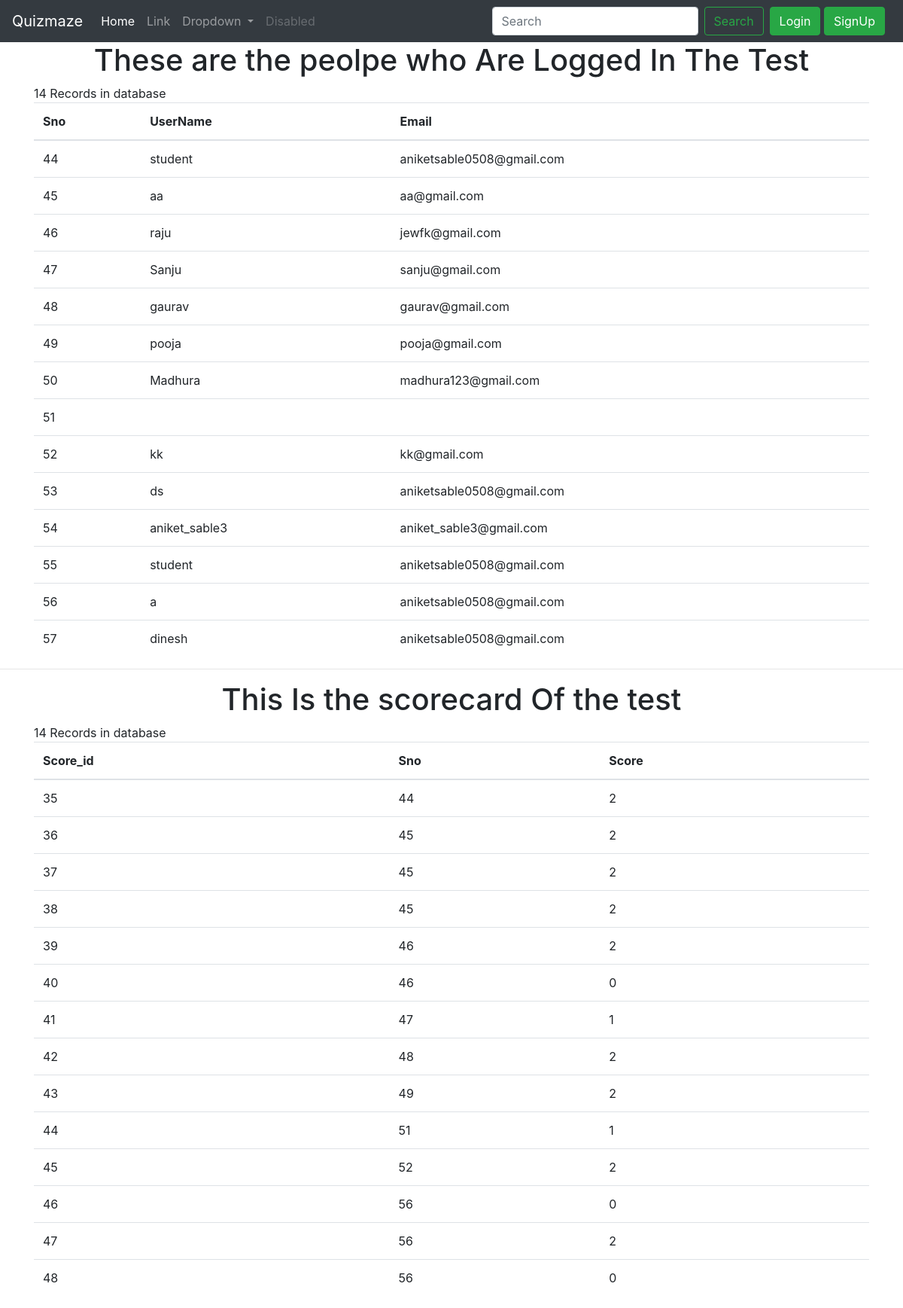
Page /output.php on the committed database.
### tables this page shows
CREATE TABLE `quizmaze` (
  `sno` int(11) NOT NULL,
  `username` varchar(191) NOT NULL,
  `email` varchar(191) NOT NULL,
  `password` varchar(100) NOT NULL
);

CREATE TABLE `quiz_scores` (
  `score_id` int(11) NOT NULL,
  `sno` int(11) DEFAULT NULL,
  `score` int(11) NOT NULL
);

### output.php (the view, shortened to what this page needs)
<!doctype html>
<html lang="en">
<head>
    <link rel="stylesheet" href="https://cdn.jsdelivr.net/npm/bootstrap@4.0.0/dist/css/bootstrap.min.css"
>
</head>
<body>
<nav class="navbar navbar-expand-lg navbar-dark bg-dark">
<a class="navbar-brand" href="index.php">Quizmaze</a>
<div class="collapse navbar-collapse" id="navbarSupportedContent">
    <ul class="navbar-nav mr-auto">
        <li class="nav-item active">
            <a class="nav-link" href="#">Home <span class="sr-only">(current)</span></a>
        </li>
        <li class="nav-item">
            <a class="nav-link" href="#">Link</a>
        </li>
        <li class="nav-item dropdown">
            <a class="nav-link dropdown-toggle" href="#" id="navbarDropdown" role="button"
                data-toggle="dropdown" aria-haspopup="true" aria-expanded="false">
                Dropdown
            </a>
        </li>
        <li class="nav-item">
            <a class="nav-link disabled" href="#">Disabled</a>
        </li>
    </ul>
    <form class="form-inline my-2 my-lg-0">
        <input class="form-control mr-sm-2" type="search" placeholder="Search" aria-label="Search">
        <button class="btn btn-outline-success my-2 my-sm-0" type="submit">Search</button>
        <div class="mx-2">
            <a href="login.php"><button type="button" class="btn btn-success">Login</button></a>
            <a href="signUp.php"><button type="button" class="btn btn-success">SignUp</button></a>
    </form>
</div>
</nav>
    <div class="container">
        <h1 class="text-center">These are the peolpe who Are Logged In The Test </h1>
        <?php
include "dbconnect.php";
$sql = "SELECT * FROM `quizmaze`";
$result= mysqli_query($conn,$sql);
$num=mysqli_num_rows($result);
echo $num;
echo " Records in database<br>";
?>
        <table class="table">
            <thead>
                <tr>
                    <th scope="col">Sno</th>
                    <th scope="col">UserName</th>
                    <th scope="col">Email</th>
                </tr>
            </thead>
            <tbody>
                <?php if($num>0){ while ($row = mysqli_fetch_assoc($result)) { ?>
                <tr>
                    <td><?php echo $row['sno'] ?></td>
                    <td><?php echo $row['username'] ?></td>
                    <td><?php echo $row['email'] ?></td>
                </tr>
                <?php } }?>
            </tbody>
        </table>
    </div>
<hr>
<div class="container">
<h1 class="text-center">This Is the scorecard Of the test </h1>
        <?php
include "dbconnect.php";
$sql = "SELECT * FROM `quiz_scores`";
$result= mysqli_query($conn,$sql);
$num=mysqli_num_rows($result);
echo $num;
echo " Records in database<br>";
?>
        <table class="table">
            <thead>
                <tr>
                    <th scope="col">Score_id</th>
                    <th scope="col">Sno</th>
                    <th scope="col">Score</th>
                </tr>
            </thead>
            <tbody>
                <?php if($num>0){ while ($row = mysqli_fetch_assoc($result)) { ?>
                <tr>
                    <td><?php echo $row['score_id'] ?></td>
                    <td><?php echo $row['sno'] ?></td>
                    <td><?php echo $row['score'] ?></td>
                </tr>
                <?php } }?>
            </tbody>
        </table>
 </div>
</body>
</html>

### rows in the picture
quizmaze: sno "44", username "student", email "aniketsable0508@gmail.com"
quizmaze: sno "45", username "aa", email "aa@gmail.com"
quizmaze: sno "46", username "raju", email "jewfk@gmail.com"
quizmaze: sno "47", username "Sanju", email "sanju@gmail.com"
quizmaze: sno "48", username "gaurav", email "gaurav@gmail.com"
quizmaze: sno "49", username "pooja", email "pooja@gmail.com"
quizmaze: sno "50", username "Madhura", email "madhura123@gmail.com"
quizmaze: sno "51"
quizmaze: sno "52", username "kk", email "kk@gmail.com"
quizmaze: sno "53", username "ds", email "aniketsable0508@gmail.com"
quizmaze: sno "54", username "aniket_sable3", email "aniket_sable3@gmail.com"
quizmaze: sno "55", username "student", email "aniketsable0508@gmail.com"
quizmaze: sno "56", username "a", email "aniketsable0508@gmail.com"
quizmaze: sno "57", username "dinesh", email "aniketsable0508@gmail.com"
quiz_scores: score_id "35", sno "44", score "2"
quiz_scores: score_id "36", sno "45", score "2"
quiz_scores: score_id "37", sno "45", score "2"
quiz_scores: score_id "38", sno "45", score "2"
quiz_scores: score_id "39", sno "46", score "2"
quiz_scores: score_id "40", sno "46", score "0"
quiz_scores: score_id "41", sno "47", score "1"
quiz_scores: score_id "42", sno "48", score "2"
quiz_scores: score_id "43", sno "49", score "2"
quiz_scores: score_id "44", sno "51", score "1"
quiz_scores: score_id "45", sno "52", score "2"
quiz_scores: score_id "46", sno "56", score "0"
quiz_scores: score_id "47", sno "56", score "2"
quiz_scores: score_id "48", sno "56", score "0"

### other values in the picture
$num "14"
